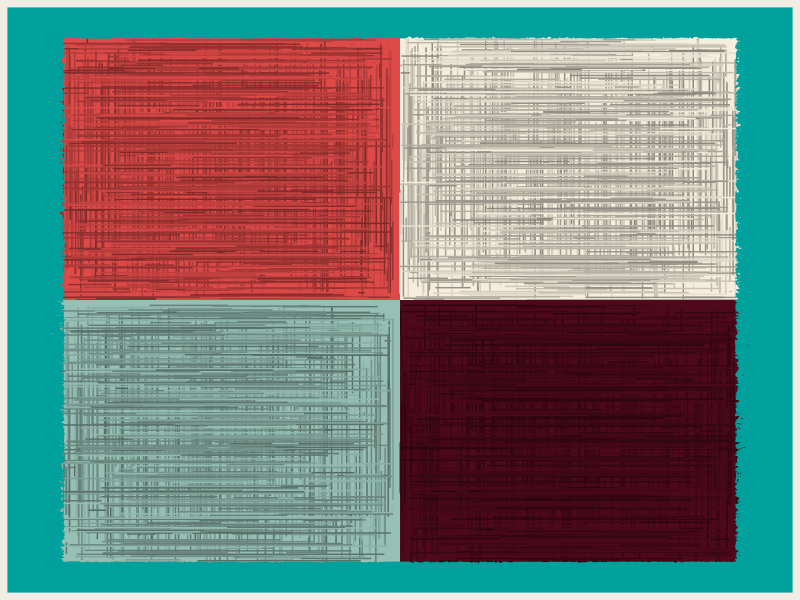

The R source for this figure:
#====== Day 4 of 25 Days of Rtistry - BYOF - "Bring Your Own Functions"======#

#Library Load-In====
library(tidyverse)

# Function to make "paint" texture (or at least some sad attempt)====
make_paint <- function(n,min_x,max_x,min_y,max_y,width,height){
  vertmarks <- list()
  horizmarks <- list()

  for(i in seq_along(1:n)){
      vertmarks[[i]] <- tibble(x=sample(seq(min_x,(max_x-width),length.out = 1000),1),
                           xend = x,
                           y = sample(seq(min_y,(max_y-height),length.out = 1000),1),
                           yend = sample(seq(min_y,(max_y-height),length.out = 1000),1))
  }
  
  for(i in seq_along(1:n)){
    horizmarks[[i]] <- tibble(x=sample(seq(min_x,(max_x-width),length.out = 1000),1),
                             xend = sample(seq(min_x,(max_x-width),length.out = 1000),1),
                             y = sample(seq(min_y,(max_y-height),length.out = 1000),1),
                             yend = y)
  }
  
  return(bind_rows(vertmarks,horizmarks))
}


# Work for the red square====
red_scratches <- make_paint(500,0,5,5,10,.1,.1) 

red_scratches  <- red_scratches  %>%
  mutate(color = sample(colorRampPalette(c("#DD4A48","#7A2928"))(nrow(red_scratches))))

red_square <- tibble(x = c(0,5,5,0),
                     y = c(5,5,10,10),
                     fill = "#DD4A48")

# Work for the tan square====
tan_scratches <- make_paint(500,5,10,5,10,.1,.1) 

tan_scratches  <- tan_scratches  %>%
  mutate(color = sample(colorRampPalette(c("#F5EEDC","#88847A"))(nrow(tan_scratches))))

tan_square <- tibble(x = c(5,10,10,5),
                     y = c(5,5,10,10),
                     fill = "#F5EEDC")

# Work for the blue square====
blue_scratches <- make_paint(500,0,5,0,5,.1,.1) 

blue_scratches  <- blue_scratches  %>%
  mutate(color = sample(colorRampPalette(c("#97BFB4","#536A64"))(nrow(blue_scratches))))

blue_square <- tibble(x = c(0,5,5,0),
                     y = c(0,0,5,5),
                     fill = "#97BFB4")

# Work for the maroon square====
maroon_scratches <- make_paint(500,5,10,0,5,.1,.1) 

maroon_scratches  <- maroon_scratches  %>%
  mutate(color = sample(colorRampPalette(c("#4F091D","#2B0510"))(nrow(maroon_scratches))))

maroon_square <- tibble(x = c(5,10,10,5),
                      y = c(0,0,5,5),
                      fill = "#4F091D")

# Data for the frame around the image====
frame <- tibble(x = c(seq(0,10,length.out = 5000),
                      rep(10,5000),
                      seq(10,0,length.out = 5000),
                      rep(0,5000)),
                y = c(rep(0,5000),
                      seq(0,10,length.out = 5000),
                      rep(10,5000),
                      seq(10,0,length.out = 5000)))

# Final Image ====
#Desired output prevents me from using any dataframe as a base here. Not sure of a cleaner way to execute this right now#
  ggplot()+
  theme_void()+
  geom_polygon(data = red_square, aes(x,y),
               fill = red_square$fill)+
    geom_segment(data = red_scratches, aes(x=x,xend=xend,y=y,yend=yend),
                 color = red_scratches$color)+
    geom_polygon(data = tan_square, aes(x,y),
                 fill = tan_square$fill)+
    geom_segment(data = tan_scratches, aes(x=x,xend=xend,y=y,yend=yend),
                 color = tan_scratches$color)+
    geom_polygon(data = blue_square, aes(x,y),
                 fill = blue_square$fill)+
    geom_segment(data = blue_scratches, aes(x=x,xend=xend,y=y,yend=yend),
                 color = blue_scratches$color)+
    geom_polygon(data = maroon_square, aes(x,y),
                 fill = maroon_square$fill)+
    geom_segment(data = maroon_scratches, aes(x=x,xend=xend,y=y,yend=yend),
                 color = maroon_scratches$color)+
    theme(panel.background = element_rect(fill = "#00A19D",color = "#f2ede4", size = 5))+
    geom_polygon(data = frame, aes(x,y), color = "#00A19D", position = position_jitter(width = .2, height = .1), 
                 fill = NA)

  
